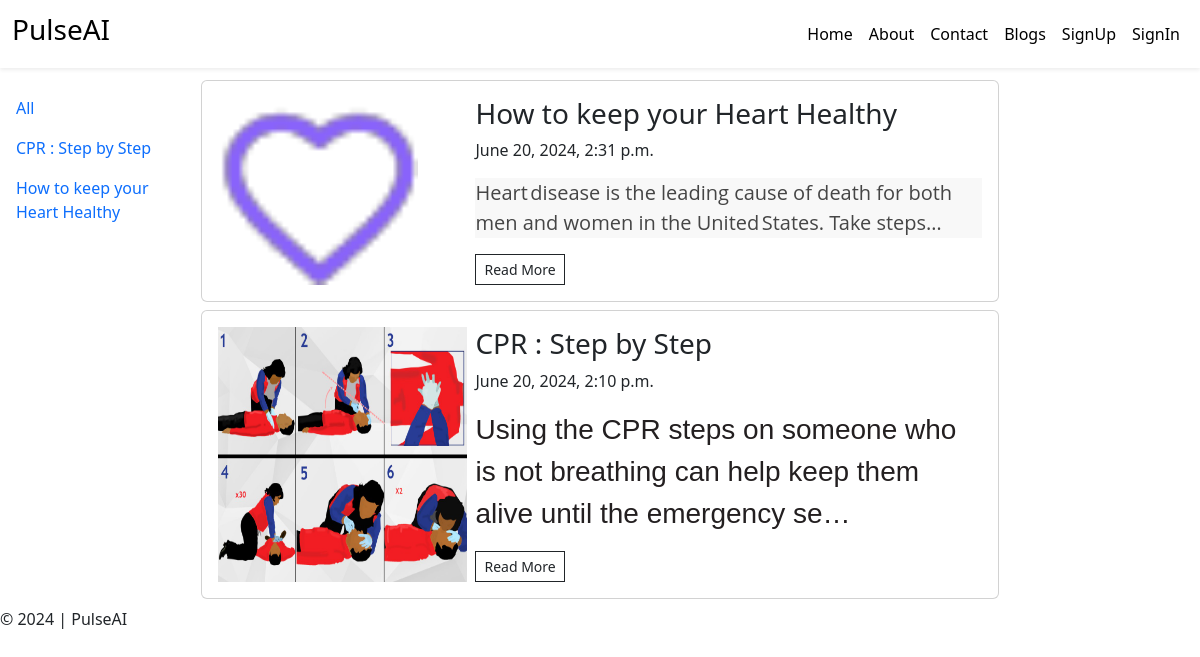
Screenshot of /blog/ with the database file from the repository.
### blog/models.py (models this page shows)
class Blog(models.Model):
    category = models.ForeignKey(BlogCategory,on_delete=models.DO_NOTHING)
    title = models.CharField(max_length=500)
    content = models.TextField()
    primary_photo = models.ImageField(upload_to="blog_images")
    yt_video_id = models.CharField(max_length=255)
    publish = models.BooleanField(default=True)
    created_at = models.DateTimeField(auto_now_add=True)
    updated_at = models.DateTimeField(auto_now=True)
    def __str__(self):
        return self.title

### blog/views.py (the view)
# urls.py: path('blog/',views.all_blogs,name='blogs'),
def all_blogs(request,cid=0):
    if cid == 0:
        blogs = Blog.objects.filter(publish=True).order_by('-updated_at')
    else:
        blogs = Blog.objects.filter(publish=True,category=cid).order_by('-updated_at')
    categories = Blog.objects.all().order_by('category')
    context = {
        'blogs' : blogs,
        'categories':categories
    }
    return render(request,'blog/blog.html',context)

### templates/blog/blog.html (shortened to what this page needs)
{% extends "layout.html" %}
{% load static %}
{% block content %}
    <div class="row g-2">
        <div class="col-md-2">
            <div class="sidebar-wrapper d-flex justify-content-between">
                <div class="sidebar-menu p-3 d-none d-md-block" id="sidebar-menu">
                   <ul class="list-unstyled">
                    <li class="py-2 ">
                        <a class="text-decoration-none" href="{% url "blogs" %}">All</a>
                    </li>
                    {% for c in categories  %}
                    <li class="py-2 ">
                        <a class="text-decoration-none" href="{% url "blog_cat" c.id %}">{{c}}</a>
                    </li>
                    {% endfor %}
                   </ul>
                </div>
            </div>
        </div>
        <div class="col-md-8">
            {% for blog in blogs  %}
            <div class="card my-2">
                <div class="card-body">
                    <div class="row g-2">
                        <div class="col-md-4">
                            <img src="{{blog.primary_photo.url}}" alt="image" class="img-fluid h-100">
                        </div>
                        <div class="col-md-8">
                            <h3>{{blog.title}}</h3>
                            <p>{{blog.created_at}}</p>
                            <p>{{blog.content|safe|truncatechars_html:"100"}}</p>
                            <a href="{% url "blog" blog.id %}" class="btn btn-sm btn-outline-dark rounded-0">Read More</a>
                        </div>
                    </div>
                </div>
            </div>
            {% endfor %}
        </div>
    </div>
{% endblock  %}

### rows the page displays
Blog: title "CPR : Step by Step", primary_photo (picture), created_at "June 20, 2024, 2:10 p.m.", content "Using the CPR steps on someone who is not breathing can help keep them alive until the emergency se…"
Blog: title "How to keep your Heart Healthy", primary_photo (picture), created_at "June 20, 2024, 2:31 p.m.", content "Heart disease is the leading cause of death for both men and women in the United States. Take steps…"
